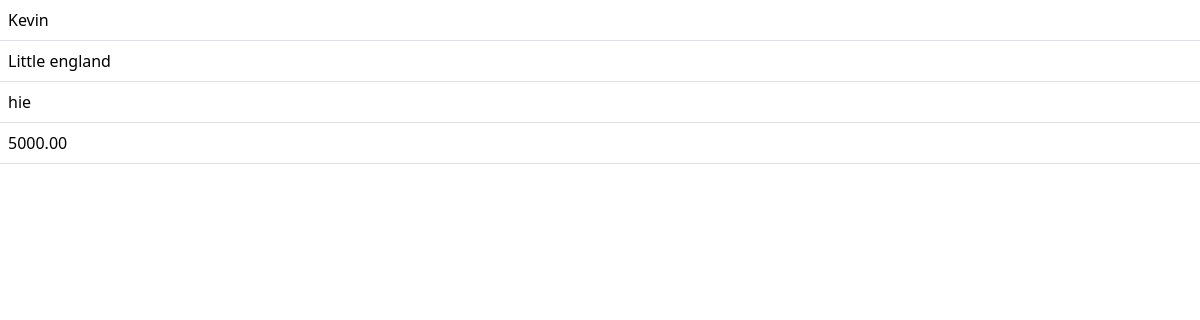
/ventures/, run on an earlier commit of the app's database.
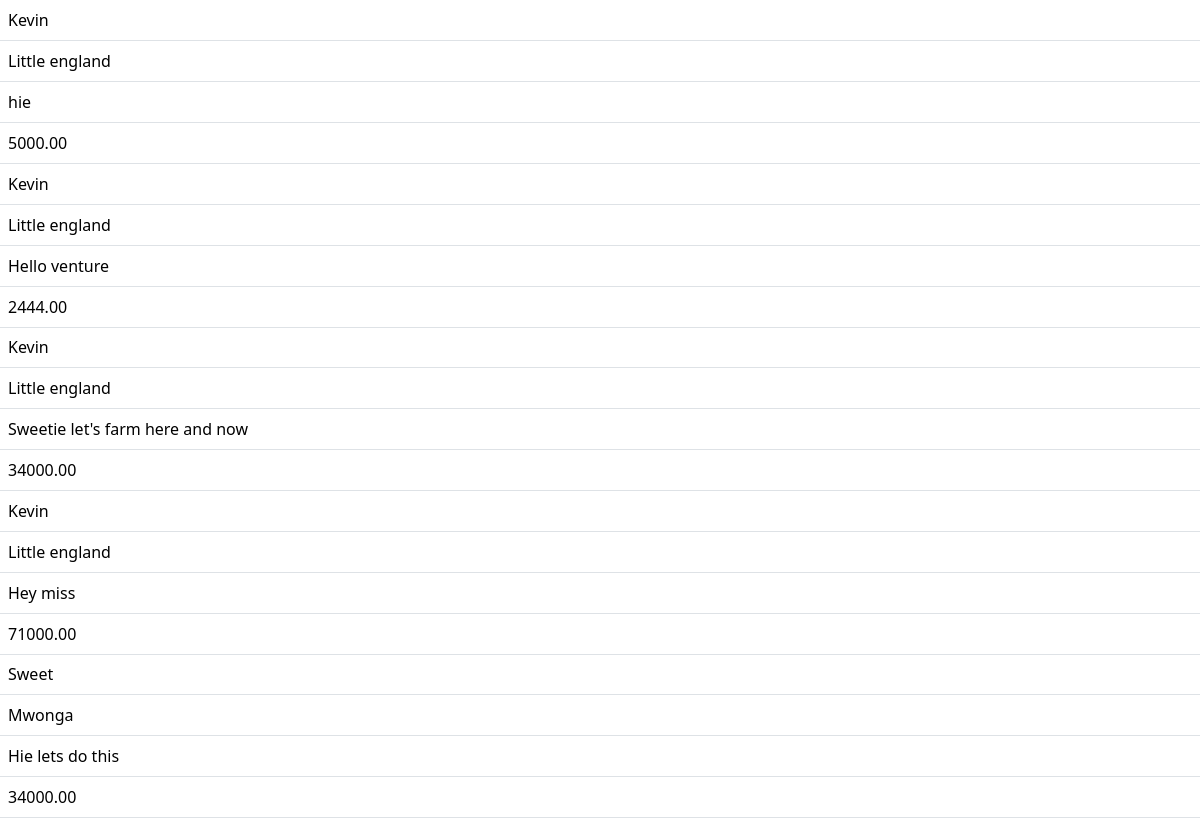
And on a later commit of the database.
### farmersapp/models.py (models this page shows, shortened)
class Venture(models.Model):
   farm = models.ForeignKey(Farm,on_delete = models.CASCADE)
   descripiton = models.TextField()
   supporting_images = models.CharField(max_length=250,null = True, blank=True)
   amount = models.DecimalField(max_digits= 20,decimal_places= 2,null = True,blank = True)
   id = models.UUIDField(default=uuid.uuid1,unique=True,primary_key=True,editable=False)

class Farm(models.Model):
    farmer = models.ForeignKey(Farmer,on_delete = models.CASCADE)
    farm_name = models.CharField(max_length=500)
    plot_number = models.CharField(max_length=250,null=True, blank=True)
    extend = models.DecimalField(max_digits= 10,decimal_places= 4)
    district = models.CharField(max_length=20)
    province = models.CharField(max_length=250)
    ward = models.CharField(max_length=10,null=True, blank=True)
    tenure_type = models.CharField(max_length=50)
    water_availability  = models.CharField(max_length=250)
    id = models.UUIDField(default=uuid.uuid1,unique=True,primary_key=True,editable=False)

class Farmer(models.Model):
    name = models.CharField(max_length=250)
    othername = models.CharField(max_length=250,null=True, blank=True)
    surname = models.CharField(max_length=250)
    phone = models.CharField(max_length=20)
    address = models.CharField(max_length=250)
    gender = models.CharField(max_length=10)
    category = models.CharField(max_length=50)
    id = models.UUIDField(default=uuid.uuid1,unique=True,primary_key=True,editable=False)

### farmersapp/views.py (the view)
# urls.py: path("ventures/",views.ventures,name="ventures"),
def ventures(request):
    mventures = Venture.objects.all()
    context = {'mventures': mventures}
    return render(request,'ventures.html',context)

### farmersapp/templates/ventures.html (shortened to what this page needs)
<!DOCTYPE html>
<html lang="en">
<head>
    {% load bootstrap5 %}
    {% bootstrap_css %}
</head>
<body>
    {%block content%}
    <table class="table table-striped-columns">
        {%for venture in mventures%}
        <tr>
        <td>{{venture.farm.farmer.name}}</td>
        </tr>
        <td>{{venture.farm.farm_name}}</td>
        <tr>
        <td>{{venture.descripiton}}</td>
        </tr>
        <tr>
        <td>{{venture.amount}}</td>
        </tr>
        {%endfor%}
    </table>
    {%endblock%}
    </body>
</html>

What changed in the data, as far as the page shows it:
added Venture: farm.farmer.name "Kevin", farm.farm_name "Little england", descripiton "Hello venture", amount "2444.00"
added Venture: farm.farmer.name "Kevin", farm.farm_name "Little england", descripiton "Sweetie let's farm here and now", amount "34000.00"
added Venture: farm.farmer.name "Kevin", farm.farm_name "Little england", descripiton "Hey miss", amount "71000.00"
added Venture: farm.farmer.name "Sweet", farm.farm_name "Mwonga", descripiton "Hie lets do this", amount "34000.00"
